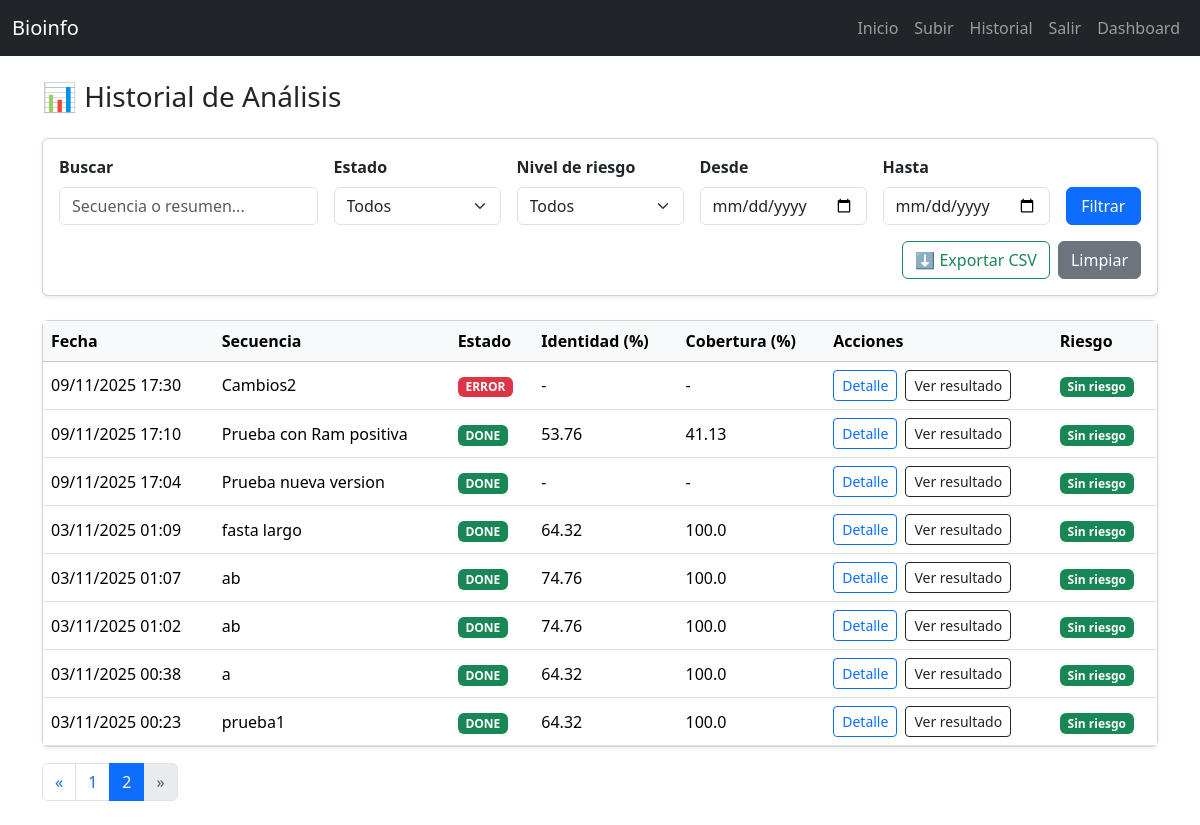
Screenshot of /historial/?page=2&q=&status=&date_from=&date_to=&owner_scope=mine (signed in) with the database file from the repository.
### analisis/models.py (models this page shows, shortened)
class AnalysisJob(models.Model):
    MODE_CHOICES = (("DEMO","DEMO"), ("REAL","REAL"))
    sequence = models.ForeignKey(Sequence, on_delete=models.CASCADE, related_name="jobs")
    mode = models.CharField(max_length=8, choices=MODE_CHOICES, default="DEMO")
    status = models.CharField(max_length=20, default="PENDING")  # PENDING/RUNNING/DONE/ERROR
    identity_pct = models.FloatField(null=True, blank=True)
    coverage_pct = models.FloatField(null=True, blank=True)
    raw_summary = models.TextField(null=True, blank=True)
    created_at = models.DateTimeField(auto_now_add=True)
    RISK_CHOICES = (('NONE','Sin riesgo'), ('LOW','Bajo'), ('MEDIUM','Moderado'), ('HIGH','Crítico'))
    risk_level = models.CharField(max_length=10, choices=RISK_CHOICES, default='NONE')

class Sequence(models.Model):
    owner = models.ForeignKey(User, on_delete=models.CASCADE)
    name = models.CharField(max_length=200)
    fasta_file = models.FileField(upload_to="fasta/")
    length_bp = models.IntegerField(null=True, blank=True)
    created_at = models.DateTimeField(auto_now_add=True)

### analisis/views.py (the view)
# urls.py: path('historial/', views.historial, name='historial'),
@login_required
def historial(request):
    q = request.GET.get('q', '').strip()
    status = request.GET.get('status', '').strip().upper()
    date_from = request.GET.get('date_from', '').strip()
    date_to = request.GET.get('date_to', '').strip()
    owner_scope = request.GET.get('owner_scope', 'mine')
    risk = request.GET.get('risk', '').upper()
    jobs = AnalysisJob.objects.select_related('sequence').order_by('-created_at')
    if request.user.is_staff and owner_scope == 'all':
        pass  # ve todo
    else:
        jobs = jobs.filter(sequence__owner=request.user)
    if q:
        jobs = jobs.filter(Q(sequence__name__icontains=q) | Q(raw_summary__icontains=q))
    if status in {'PENDING', 'RUNNING', 'DONE', 'ERROR'}:
        jobs = jobs.filter(status=status)
    if risk in {'NONE', 'LOW', 'MEDIUM', 'HIGH'}:
        jobs = jobs.filter(risk_level=risk)
    df = parse_date(date_from) if date_from else None
    dt = parse_date(date_to) if date_to else None
    if df:
        jobs = jobs.filter(created_at__date__gte=df)
    if dt:
        jobs = jobs.filter(created_at__date__lte=dt)
    paginator = Paginator(jobs, 10)
    page_number = request.GET.get('page')
    page_obj = paginator.get_page(page_number)
    return render(request, "analisis/historial.html", {
        "page_obj": page_obj,
        "q": q,
        "status": status,
        "date_from": date_from,
        "date_to": date_to,
        "owner_scope": owner_scope,
        "risk": risk, # 🔽 Nuevo
    })

### analisis/templates/analisis/historial.html (shortened to what this page needs)
{% extends "analisis/base.html" %}
{% block content %}
<div class="container my-4">
  <h3 class="mb-4">📊 Historial de Análisis</h3>
    <form method="get" class="card p-3 shadow-sm mb-4">
      <div class="row g-3 align-items-end">
        <div class="col-md-3">
          <label class="form-label fw-bold">Buscar</label>
          <input type="text" name="q" value="{{ q }}" class="form-control" placeholder="Secuencia o resumen...">
        </div>
        <div class="col-md-2">
          <label class="form-label fw-bold">Estado</label>
          <select name="status" class="form-select">
            <option value="">Todos</option>
          </select>
        </div>
        <div class="col-md-2">
          <label class="form-label fw-bold">Nivel de riesgo</label>
          <select name="risk" class="form-select">
            <option value="">Todos</option>
          </select>
        </div>
        <div class="col-md-2">
          <label class="form-label fw-bold">Desde</label>
          <input type="date" name="date_from" value="{{ date_from }}" class="form-control">
        </div>
        <div class="col-md-2">
          <label class="form-label fw-bold">Hasta</label>
          <input type="date" name="date_to" value="{{ date_to }}" class="form-control">
        </div>
        <div class="col-md-1 d-flex gap-2">
          <button type="submit" class="btn btn-primary w-100">Filtrar</button>
        </div>
      </div>
      <div class="mt-3 d-flex justify-content-end gap-2">
        <a href="{% url 'export_historial_csv' %}" class="btn btn-outline-success">⬇ Exportar CSV</a>
        <a href="{% url 'historial' %}" class="btn btn-secondary">Limpiar</a>
      </div>
    </form>
  <div class="card shadow-sm">
    <div class="card-body p-0">
      <div class="table-responsive">
        <table class="table table-hover align-middle mb-0">
          <thead class="table-light">
            <tr>
              <th>Fecha</th>
              <th>Secuencia</th>
              <th>Estado</th>
              <th>Identidad (%)</th>
              <th>Cobertura (%)</th>
              <th>Acciones</th>
              <th>Riesgo</th>
            </tr>
          </thead>
          <tbody>
          {% if page_obj and page_obj.object_list %}
            {% for job in page_obj.object_list %}
            <tr>
              <td>{{ job.created_at|date:"d/m/Y H:i" }}</td>
              <td>{{ job.sequence.name }}</td>
              <td>
                {% if job.status == "DONE" %}
                  <span class="badge bg-success">DONE</span>
                {% elif job.status == "RUNNING" %}
                  <span class="badge bg-warning text-dark">RUNNING</span>
                {% elif job.status == "PENDING" %}
                  <span class="badge bg-secondary">PENDING</span>
                {% else %}
                  <span class="badge bg-danger">ERROR</span>
                {% endif %}
              </td>
              <td>{{ job.identity_pct|default:"-" }}</td>
              <td>{{ job.coverage_pct|default:"-" }}</td>
              <td class="d-flex gap-2">
                <a class="btn btn-sm btn-outline-primary" href="{% url 'sequence_detail' job.sequence.pk %}">Detalle</a>
                <a class="btn btn-sm btn-outline-dark" href="{% url 'resultados' job.pk %}">Ver resultado</a>
              </td>
              <td>
                {% if job.risk_level == "HIGH" %}
                  <span class="badge bg-danger">Crítico</span>
                {% elif job.risk_level == "MEDIUM" %}
                  <span class="badge bg-warning text-dark">Moderado</span>
                {% elif job.risk_level == "LOW" %}
                  <span class="badge bg-info text-dark">Bajo</span>
                {% else %}
                  <span class="badge bg-success">Sin riesgo</span>
                {% endif %}
              </td>
            </tr>
            {% endfor %}
          {% else %}
            <tr><td colspan="6" class="text-center text-muted p-4">Sin resultados.</td></tr>
          {% endif %}
          </tbody>
        </table>
      </div>
    </div>
  </div>
  {% if page_obj.paginator.num_pages > 1 %}
  <nav class="mt-3">
    <ul class="pagination">
      {% if page_obj.has_previous %}
      <li class="page-item"><a class="page-link" href="?page={{ page_obj.previous_page_number }}&q={{ q }}&status={{ status }}&date_from={{ date_from }}&date_to={{ date_to }}&owner_scope={{ owner_scope }}">«</a></li>
      {% else %}
      <li class="page-item disabled"><span class="page-link">«</span></li>
      {% endif %}
      {% for num in page_obj.paginator.page_range %}
        {% if page_obj.number == num %}
          <li class="page-item active"><span class="page-link">{{ num }}</span></li>
        {% else %}
          <li class="page-item"><a class="page-link" href="?page={{ num }}&q={{ q }}&status={{ status }}&date_from={{ date_from }}&date_to={{ date_to }}&owner_scope={{ owner_scope }}">{{ num }}</a></li>
        {% endif %}
      {% endfor %}
      {% if page_obj.has_next %}
      <li class="page-item"><a class="page-link" href="?page={{ page_obj.next_page_number }}&q={{ q }}&status={{ status }}&date_from={{ date_from }}&date_to={{ date_to }}&owner_scope={{ owner_scope }}">»</a></li>
      {% else %}
      <li class="page-item disabled"><span class="page-link">»</span></li>
      {% endif %}
    </ul>
  </nav>
  {% endif %}
</div>
{% endblock %}

### rows the page displays
AnalysisJob: created_at "09/11/2025 17:30", sequence.name "Cambios2", status "ERROR", identity_pct "-", coverage_pct "-", risk_level "Sin riesgo"
AnalysisJob: created_at "09/11/2025 17:10", sequence.name "Prueba con Ram positiva", status "DONE", identity_pct "53.76", coverage_pct "41.13", risk_level "Sin riesgo"
AnalysisJob: created_at "09/11/2025 17:04", sequence.name "Prueba nueva version", status "DONE", identity_pct "-", coverage_pct "-", risk_level "Sin riesgo"
AnalysisJob: created_at "03/11/2025 01:09", sequence.name "fasta largo", status "DONE", identity_pct "64.32", coverage_pct "100.0", risk_level "Sin riesgo"
AnalysisJob: created_at "03/11/2025 01:07", sequence.name "ab", status "DONE", identity_pct "74.76", coverage_pct "100.0", risk_level "Sin riesgo"
AnalysisJob: created_at "03/11/2025 01:02", sequence.name "ab", status "DONE", identity_pct "74.76", coverage_pct "100.0", risk_level "Sin riesgo"
AnalysisJob: created_at "03/11/2025 00:38", sequence.name "a", status "DONE", identity_pct "64.32", coverage_pct "100.0", risk_level "Sin riesgo"
AnalysisJob: created_at "03/11/2025 00:23", sequence.name "prueba1", status "DONE", identity_pct "64.32", coverage_pct "100.0", risk_level "Sin riesgo"

### other values shown
{{ num }} "1"
{{ num }} "2"
